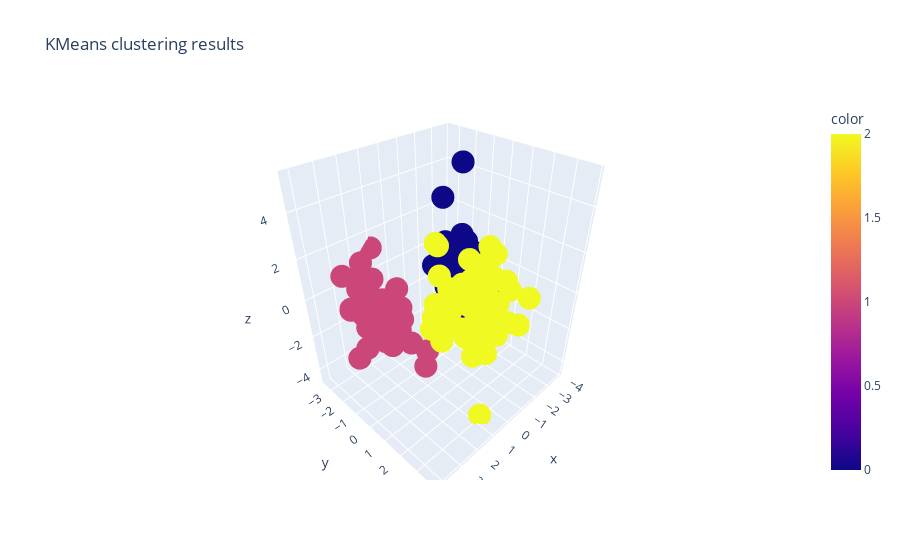

Here is the notebook cell this chart was saved with:
### Code cell
#Visualzing the results of clustering by Kmeans
x = X_train_pca[:,0]
y = X_train_pca[:,1]
z = X_train_pca[:,2]
px.scatter_3d(x = x,y = y,z = z, color=y_kmeans , title = "KMeans clustering results")

### Figure 1 — Plotly figure (JSON) as saved in the notebook; plotly's stock layout.template omitted (floating-point values rounded to 4 significant figures; data arrays with more than 128 entries replaced by an {"elided": "..."} marker saying what was removed)
{"data": [{"hovertemplate": "x=%{x}<br>y=%{y}<br>z=%{z}<br>color=%{marker.color}<extra></extra>", "legendgroup": "", "marker": {"color": {"elided": "142 int values"}, "coloraxis": "coloraxis", "symbol": "circle"}, "mode": "markers", "name": "", "scene": "scene", "showlegend": false, "type": "scatter3d", "x": {"elided": "142 float values"}, "y": {"elided": "142 float values"}, "z": {"elided": "142 float values"}}], "layout": {"coloraxis": {"colorbar": {"title": {"text": "color"}}, "colorscale": [[0, "#0d0887"], [0.1111, "#46039f"], [0.2222, "#7201a8"], [0.3333, "#9c179e"], [0.4444, "#bd3786"], [0.5556, "#d8576b"], [0.6667, "#ed7953"], [0.7778, "#fb9f3a"], [0.8889, "#fdca26"], [1, "#f0f921"]]}, "legend": {"tracegroupgap": 0}, "scene": {"domain": {"x": [0, 1], "y": [0, 1]}, "xaxis": {"title": {"text": "x"}}, "yaxis": {"title": {"text": "y"}}, "zaxis": {"title": {"text": "z"}}}, "title": {"text": "KMeans clustering results"}}}
